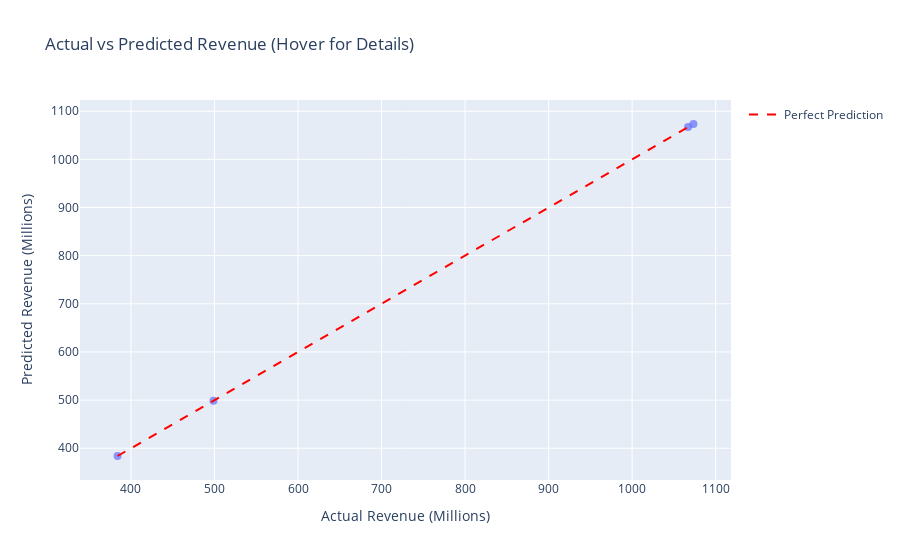

Source (notebook cell):
### Code cell
polynomial_regression_genre_and_rated(6, df_clean, "Comedy", "G", True, True, True)
# a perfect model, but not really because there are only 6 data points

### Figure 1 — Plotly figure (JSON) as saved in the notebook; plotly's stock layout.template omitted (floating-point values rounded to 4 significant figures)
{"data": [{"customdata": [["Title: Toy Story 3<br>Genre: Comedy<br>Rated: G<br>Actual: $1066.97M<br>Predicted: $1066.97M"], ["Title: Rio 2<br>Genre: Comedy<br>Rated: G<br>Actual: $498.78M<br>Predicted: $498.78M"], ["Title: Cars 3<br>Genre: Comedy<br>Rated: G<br>Actual: $383.93M<br>Predicted: $383.93M"], ["Title: Toy Story 4<br>Genre: Comedy<br>Rated: G<br>Actual: $1073.39M<br>Predicted: $1073.39M"]], "hovertemplate": "Actual Revenue (Millions)=%{x}<br>Predicted Revenue (Millions)=%{y}<br>hover_info=%{customdata[0]}<extra></extra>", "legendgroup": "", "marker": {"color": "#636efa", "opacity": 0.7, "size": 8, "symbol": "circle"}, "mode": "markers", "name": "", "orientation": "v", "showlegend": false, "type": "scatter", "x": [1067.0, 498.8, 383.9, 1073.0], "xaxis": "x", "y": [1067.0, 498.8, 383.9, 1073.0], "yaxis": "y"}, {"line": {"color": "red", "dash": "dash"}, "marker": {"opacity": 0.7, "size": 8}, "mode": "lines", "name": "Perfect Prediction", "type": "scatter", "x": [383.9, 1073.0], "y": [383.9, 1073.0]}], "layout": {"legend": {"tracegroupgap": 0}, "title": {"text": "Actual vs Predicted Revenue (Hover for Details)"}, "xaxis": {"anchor": "y", "domain": [0, 1], "title": {"text": "Actual Revenue (Millions)"}}, "yaxis": {"anchor": "x", "domain": [0, 1], "title": {"text": "Predicted Revenue (Millions)"}}}}
